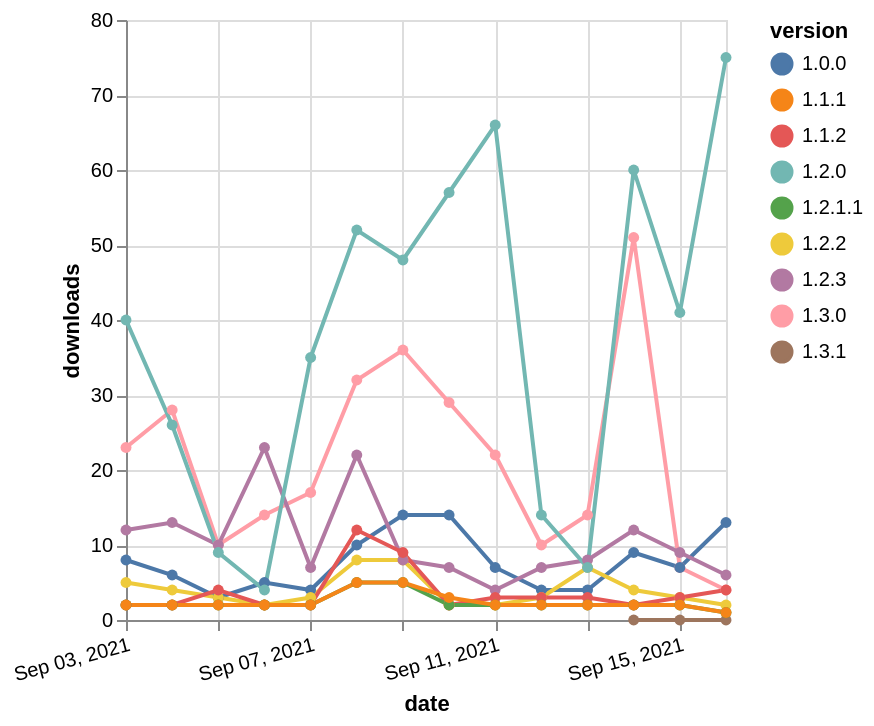

Specify this chart in Vega-Lite:
### Vega-Lite specification from a JSON file in a GitHub repository (floating-point values rounded to 4 significant figures)
{"$schema": "https://vega.github.io/schema/vega-lite/v5.json", "description": "A simple bar chart with embedded data.", "data": {"values": [{"date": "2021-09-03", "total": 11587, "delta": 23, "version": "1.3.0"}, {"date": "2021-09-04", "total": 11615, "delta": 28, "version": "1.3.0"}, {"date": "2021-09-05", "total": 11625, "delta": 10, "version": "1.3.0"}, {"date": "2021-09-06", "total": 11639, "delta": 14, "version": "1.3.0"}, {"date": "2021-09-07", "total": 11656, "delta": 17, "version": "1.3.0"}, {"date": "2021-09-08", "total": 11688, "delta": 32, "version": "1.3.0"}, {"date": "2021-09-09", "total": 11724, "delta": 36, "version": "1.3.0"}, {"date": "2021-09-10", "total": 11753, "delta": 29, "version": "1.3.0"}, {"date": "2021-09-11", "total": 11775, "delta": 22, "version": "1.3.0"}, {"date": "2021-09-12", "total": 11785, "delta": 10, "version": "1.3.0"}, {"date": "2021-09-13", "total": 11799, "delta": 14, "version": "1.3.0"}, {"date": "2021-09-14", "total": 11850, "delta": 51, "version": "1.3.0"}, {"date": "2021-09-15", "total": 11857, "delta": 7, "version": "1.3.0"}, {"date": "2021-09-16", "total": 11861, "delta": 4, "version": "1.3.0"}, {"date": "2021-09-03", "total": 10017, "delta": 8, "version": "1.0.0"}, {"date": "2021-09-04", "total": 10023, "delta": 6, "version": "1.0.0"}, {"date": "2021-09-05", "total": 10026, "delta": 3, "version": "1.0.0"}, {"date": "2021-09-06", "total": 10031, "delta": 5, "version": "1.0.0"}, {"date": "2021-09-07", "total": 10035, "delta": 4, "version": "1.0.0"}, {"date": "2021-09-08", "total": 10045, "delta": 10, "version": "1.0.0"}, {"date": "2021-09-09", "total": 10059, "delta": 14, "version": "1.0.0"}, {"date": "2021-09-10", "total": 10073, "delta": 14, "version": "1.0.0"}, {"date": "2021-09-11", "total": 10080, "delta": 7, "version": "1.0.0"}, {"date": "2021-09-12", "total": 10084, "delta": 4, "version": "1.0.0"}, {"date": "2021-09-13", "total": 10088, "delta": 4, "version": "1.0.0"}, {"date": "2021-09-14", "total": 10097, "delta": 9, "version": "1.0.0"}, {"date": "2021-09-15", "total": 10104, "delta": 7, "version": "1.0.0"}, {"date": "2021-09-16", "total": 10117, "delta": 13, "version": "1.0.0"}, {"date": "2021-09-03", "total": 55470, "delta": 5, "version": "1.2.2"}, {"date": "2021-09-04", "total": 55474, "delta": 4, "version": "1.2.2"}, {"date": "2021-09-05", "total": 55477, "delta": 3, "version": "1.2.2"}, {"date": "2021-09-06", "total": 55479, "delta": 2, "version": "1.2.2"}, {"date": "2021-09-07", "total": 55482, "delta": 3, "version": "1.2.2"}, {"date": "2021-09-08", "total": 55490, "delta": 8, "version": "1.2.2"}, {"date": "2021-09-09", "total": 55498, "delta": 8, "version": "1.2.2"}, {"date": "2021-09-10", "total": 55500, "delta": 2, "version": "1.2.2"}, {"date": "2021-09-11", "total": 55502, "delta": 2, "version": "1.2.2"}, {"date": "2021-09-12", "total": 55505, "delta": 3, "version": "1.2.2"}, {"date": "2021-09-13", "total": 55512, "delta": 7, "version": "1.2.2"}, {"date": "2021-09-14", "total": 55516, "delta": 4, "version": "1.2.2"}, {"date": "2021-09-15", "total": 55519, "delta": 3, "version": "1.2.2"}, {"date": "2021-09-16", "total": 55521, "delta": 2, "version": "1.2.2"}, {"date": "2021-09-14", "total": 0, "delta": 0, "version": "1.3.1"}, {"date": "2021-09-15", "total": 90, "delta": 0, "version": "1.3.1"}, {"date": "2021-09-16", "total": 166, "delta": 0, "version": "1.3.1"}, {"date": "2021-09-03", "total": 30622, "delta": 12, "version": "1.2.3"}, {"date": "2021-09-04", "total": 30635, "delta": 13, "version": "1.2.3"}, {"date": "2021-09-05", "total": 30645, "delta": 10, "version": "1.2.3"}, {"date": "2021-09-06", "total": 30668, "delta": 23, "version": "1.2.3"}, {"date": "2021-09-07", "total": 30675, "delta": 7, "version": "1.2.3"}, {"date": "2021-09-08", "total": 30697, "delta": 22, "version": "1.2.3"}, {"date": "2021-09-09", "total": 30705, "delta": 8, "version": "1.2.3"}, {"date": "2021-09-10", "total": 30712, "delta": 7, "version": "1.2.3"}, {"date": "2021-09-11", "total": 30716, "delta": 4, "version": "1.2.3"}, {"date": "2021-09-12", "total": 30723, "delta": 7, "version": "1.2.3"}, {"date": "2021-09-13", "total": 30731, "delta": 8, "version": "1.2.3"}, {"date": "2021-09-14", "total": 30743, "delta": 12, "version": "1.2.3"}, {"date": "2021-09-15", "total": 30752, "delta": 9, "version": "1.2.3"}, {"date": "2021-09-16", "total": 30758, "delta": 6, "version": "1.2.3"}, {"date": "2021-09-03", "total": 53270, "delta": 40, "version": "1.2.0"}, {"date": "2021-09-04", "total": 53296, "delta": 26, "version": "1.2.0"}, {"date": "2021-09-05", "total": 53305, "delta": 9, "version": "1.2.0"}, {"date": "2021-09-06", "total": 53309, "delta": 4, "version": "1.2.0"}, {"date": "2021-09-07", "total": 53344, "delta": 35, "version": "1.2.0"}, {"date": "2021-09-08", "total": 53396, "delta": 52, "version": "1.2.0"}, {"date": "2021-09-09", "total": 53444, "delta": 48, "version": "1.2.0"}, {"date": "2021-09-10", "total": 53501, "delta": 57, "version": "1.2.0"}, {"date": "2021-09-11", "total": 53567, "delta": 66, "version": "1.2.0"}, {"date": "2021-09-12", "total": 53581, "delta": 14, "version": "1.2.0"}, {"date": "2021-09-13", "total": 53588, "delta": 7, "version": "1.2.0"}, {"date": "2021-09-14", "total": 53648, "delta": 60, "version": "1.2.0"}, {"date": "2021-09-15", "total": 53689, "delta": 41, "version": "1.2.0"}, {"date": "2021-09-16", "total": 53764, "delta": 75, "version": "1.2.0"}, {"date": "2021-09-03", "total": 15147, "delta": 2, "version": "1.1.2"}, {"date": "2021-09-04", "total": 15149, "delta": 2, "version": "1.1.2"}, {"date": "2021-09-05", "total": 15153, "delta": 4, "version": "1.1.2"}, {"date": "2021-09-06", "total": 15155, "delta": 2, "version": "1.1.2"}, {"date": "2021-09-07", "total": 15157, "delta": 2, "version": "1.1.2"}, {"date": "2021-09-08", "total": 15169, "delta": 12, "version": "1.1.2"}, {"date": "2021-09-09", "total": 15178, "delta": 9, "version": "1.1.2"}, {"date": "2021-09-10", "total": 15180, "delta": 2, "version": "1.1.2"}, {"date": "2021-09-11", "total": 15183, "delta": 3, "version": "1.1.2"}, {"date": "2021-09-12", "total": 15186, "delta": 3, "version": "1.1.2"}, {"date": "2021-09-13", "total": 15189, "delta": 3, "version": "1.1.2"}, {"date": "2021-09-14", "total": 15191, "delta": 2, "version": "1.1.2"}, {"date": "2021-09-15", "total": 15194, "delta": 3, "version": "1.1.2"}, {"date": "2021-09-16", "total": 15198, "delta": 4, "version": "1.1.2"}, {"date": "2021-09-03", "total": 8524, "delta": 2, "version": "1.2.1.1"}, {"date": "2021-09-04", "total": 8526, "delta": 2, "version": "1.2.1.1"}, {"date": "2021-09-05", "total": 8528, "delta": 2, "version": "1.2.1.1"}, {"date": "2021-09-06", "total": 8530, "delta": 2, "version": "1.2.1.1"}, {"date": "2021-09-07", "total": 8532, "delta": 2, "version": "1.2.1.1"}, {"date": "2021-09-08", "total": 8537, "delta": 5, "version": "1.2.1.1"}, {"date": "2021-09-09", "total": 8542, "delta": 5, "version": "1.2.1.1"}, {"date": "2021-09-10", "total": 8544, "delta": 2, "version": "1.2.1.1"}, {"date": "2021-09-11", "total": 8546, "delta": 2, "version": "1.2.1.1"}, {"date": "2021-09-12", "total": 8548, "delta": 2, "version": "1.2.1.1"}, {"date": "2021-09-13", "total": 8550, "delta": 2, "version": "1.2.1.1"}, {"date": "2021-09-14", "total": 8552, "delta": 2, "version": "1.2.1.1"}, {"date": "2021-09-15", "total": 8554, "delta": 2, "version": "1.2.1.1"}, {"date": "2021-09-16", "total": 8555, "delta": 1, "version": "1.2.1.1"}, {"date": "2021-09-03", "total": 2604, "delta": 2, "version": "1.1.1"}, {"date": "2021-09-04", "total": 2606, "delta": 2, "version": "1.1.1"}, {"date": "2021-09-05", "total": 2608, "delta": 2, "version": "1.1.1"}, {"date": "2021-09-06", "total": 2610, "delta": 2, "version": "1.1.1"}, {"date": "2021-09-07", "total": 2612, "delta": 2, "version": "1.1.1"}, {"date": "2021-09-08", "total": 2617, "delta": 5, "version": "1.1.1"}, {"date": "2021-09-09", "total": 2622, "delta": 5, "version": "1.1.1"}, {"date": "2021-09-10", "total": 2625, "delta": 3, "version": "1.1.1"}, {"date": "2021-09-11", "total": 2627, "delta": 2, "version": "1.1.1"}, {"date": "2021-09-12", "total": 2629, "delta": 2, "version": "1.1.1"}, {"date": "2021-09-13", "total": 2631, "delta": 2, "version": "1.1.1"}, {"date": "2021-09-14", "total": 2633, "delta": 2, "version": "1.1.1"}, {"date": "2021-09-15", "total": 2635, "delta": 2, "version": "1.1.1"}, {"date": "2021-09-16", "total": 2636, "delta": 1, "version": "1.1.1"}]}, "width": "container", "mark": {"type": "line", "point": {"filled": true}}, "encoding": {"x": {"field": "date", "type": "temporal", "timeUnit": "yearmonthdate", "title": "date", "axis": {"labelAngle": -15}}, "y": {"field": "delta", "type": "quantitative", "title": "downloads"}, "color": {"field": "version", "type": "nominal"}, "tooltip": {"field": "delta"}}}
